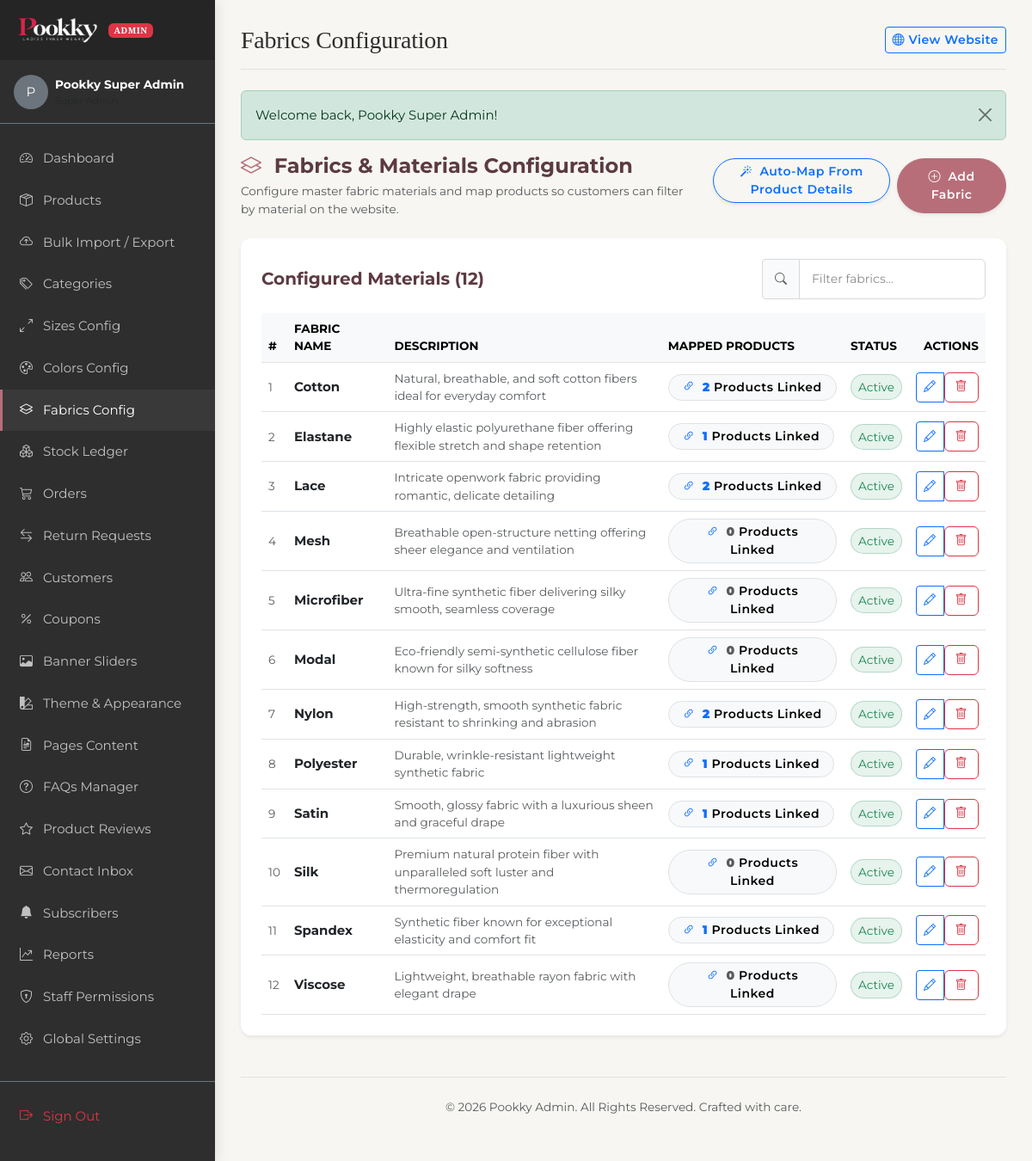
The page /admin/fabrics.php (signed in) on the database its author committed.
### tables this page shows
CREATE TABLE IF NOT EXISTS fabrics (
    id INT AUTO_INCREMENT PRIMARY KEY,
    name VARCHAR(100) NOT NULL UNIQUE,
    description TEXT NULL,
    status TINYINT(1) DEFAULT 1,
    created_at TIMESTAMP DEFAULT CURRENT_TIMESTAMP
);

### admin/fabrics.php (the view, shortened to what the rows shown need)
<?php
$page_title = 'Fabrics Configuration';
require_once __DIR__ . '/includes/header.php';
try {
    $pdo->exec("
        CREATE TABLE IF NOT EXISTS fabrics (
            id INT AUTO_INCREMENT PRIMARY KEY,
            name VARCHAR(100) NOT NULL UNIQUE,
            description TEXT DEFAULT NULL,
            status TINYINT DEFAULT 1 COMMENT '1=Active, 0=Inactive',
            created_at TIMESTAMP DEFAULT CURRENT_TIMESTAMP
        ) ENGINE=InnoDB DEFAULT CHARSET=utf8mb4;
    ");
    $pdo->exec("
        CREATE TABLE IF NOT EXISTS product_fabrics (
            id INT AUTO_INCREMENT PRIMARY KEY,
            product_id INT NOT NULL,
            fabric_id INT NOT NULL,
            created_at TIMESTAMP DEFAULT CURRENT_TIMESTAMP,
            UNIQUE KEY unique_product_fabric (product_id, fabric_id),
            FOREIGN KEY (product_id) REFERENCES products(id) ON DELETE CASCADE,
            FOREIGN KEY (fabric_id) REFERENCES fabrics(id) ON DELETE CASCADE
        ) ENGINE=InnoDB DEFAULT CHARSET=utf8mb4;
    ");
} catch (PDOException $e) {
}
$stmt = $pdo->query("
    SELECT f.*,
           (SELECT COUNT(DISTINCT pf.product_id) FROM product_fabrics pf WHERE pf.fabric_id = f.id) as mapped_products_count
    FROM fabrics f
    ORDER BY f.name ASC
");
$fabrics = $stmt->fetchAll();
$mappings_raw = $pdo->query("SELECT fabric_id, product_id FROM product_fabrics")->fetchAll();
$fabric_products_map = [];
foreach ($mappings_raw as $m) {
    $fabric_products_map[$m['fabric_id']][] = (int)$m['product_id'];
}
?>
<div class="row g-4">
    <div class="col-12">
        <div class="card border-0 shadow-sm p-4 bg-white" style="border-radius: 12px;">
            <div class="table-responsive">
                <table class="table table-hover align-middle mb-0" id="fabrics_table">
                    <thead class="table-light small text-uppercase text-muted">
                        <tr>
                            <th>#</th>
                            <th>Fabric Name</th>
                            <th>Description</th>
                            <th>Mapped Products</th>
                            <th>Status</th>
                            <th class="text-end">Actions</th>
                        </tr>
                    </thead>
                    <tbody>
                        <?php if (empty($fabrics)): ?>
                            <tr>
                                <td colspan="6" class="text-center py-4 text-muted">No fabrics configured yet. Click "Add Fabric" or "Auto-Map" above.</td>
                            </tr>
                        <?php else: ?>
                            <?php foreach ($fabrics as $idx => $f):
                                $mapped_count = (int)$f['mapped_products_count'];
                                $mapped_pids = $fabric_products_map[$f['id']] ?? [];
                            ?>
                                <tr class="fabric-row" data-fabric-name="<?php echo strtolower(e($f['name'])); ?>">
                                    <td class="text-muted small"><?php echo $idx + 1; ?></td>
                                    <td>
                                        <strong class="text-dark"><?php echo e($f['name']); ?></strong>
                                    </td>
                                    <td class="small text-muted" style="max-width: 320px;">
                                        <?php echo e($f['description'] ?: '—'); ?>
                                    </td>
                                    <td>
                                        <button type="button"
                                                class="btn btn-sm btn-light border rounded-pill px-3 py-1 small btn-open-mapping"
                                                data-fabric-id="<?php echo $f['id']; ?>"
                                                data-fabric-name="<?php echo e($f['name']); ?>"
                                                data-mapped-ids="<?php echo htmlspecialchars(json_encode($mapped_pids)); ?>"
                                                title="Click to map/unmap products">
                                            <i class="bi bi-link-45deg text-primary me-1"></i>
                                            <strong class="<?php echo $mapped_count > 0 ? 'text-primary' : 'text-muted'; ?>"><?php echo $mapped_count; ?></strong> Products Linked
                                        </button>
                                    </td>
                                    <td>
                                        <?php if ($f['status'] == 1): ?>
                                            <span class="badge bg-success bg-opacity-10 text-success border border-success border-opacity-25 px-2 py-1 rounded-pill small">Active</span>
                                        <?php else: ?>
                                            <span class="badge bg-secondary bg-opacity-10 text-secondary border px-2 py-1 rounded-pill small">Inactive</span>
                                        <?php endif; ?>
                                    </td>
                                    <td class="text-end">
                                        <div class="btn-group btn-group-sm">
                                            <button type="button"
                                                    class="btn btn-outline-primary btn-edit-fabric"
                                                    data-fabric-id="<?php echo $f['id']; ?>"
                                                    data-fabric-name="<?php echo e($f['name']); ?>"
                                                    data-fabric-desc="<?php echo e($f['description'] ?? ''); ?>"
                                                    data-fabric-status="<?php echo $f['status']; ?>"
                                                    title="Edit Fabric">
                                                <i class="bi bi-pencil"></i>
                                            </button>
                                            <form action="fabrics.php" method="POST" class="d-inline" onsubmit="return confirm('Are you sure you want to delete fabric &quot;<?php echo e($f['name']); ?>&quot;?');">
                                                <button type="submit" name="delete_fabric" class="btn btn-outline-danger" title="Delete Fabric">
                                                    <i class="bi bi-trash"></i>
                                                </button>
                                            </form>
                                        </div>
                                    </td>
                                </tr>
                            <?php endforeach; ?>
                        <?php endif; ?>
                    </tbody>
                </table>
            </div>
        </div>
    </div>
</div>
<?php require_once __DIR__ . '/includes/footer.php'; ?>

### admin/includes/header.php (shortened to what the rows shown need)
<?php
require_once __DIR__ . '/../../includes/functions.php';
require_once __DIR__ . '/../../includes/auth.php';
$current_admin_id = $_SESSION['admin_id'];
$admin_stmt = $pdo->prepare("
    SELECT a.*, r.name as role_name
    FROM admins a
    JOIN roles r ON a.role_id = r.id
    WHERE a.id = ? LIMIT 1
");
$admin_stmt->execute([$current_admin_id]);
$admin_profile = $admin_stmt->fetch();
$page_title = $page_title ?? 'Admin Dashboard';
?>
<!DOCTYPE html>
<html lang="en">
<head>
    <link href="https://cdn.jsdelivr.net/npm/bootstrap@5.3.0/dist/css/bootstrap.min.css" rel="stylesheet">
    <link href="https://cdn.jsdelivr.net/npm/bootstrap-icons@1.10.0/font/bootstrap-icons.css" rel="stylesheet">
    <link rel="stylesheet" href="../assets/css/style.css?v=2.8">
</head>
<body>
    <div class="admin-sidebar" id="adminSidebar">
        <div class="py-3 px-3 border-bottom border-secondary mb-3 d-flex align-items-center gap-2">
            <div class="rounded-circle bg-secondary d-flex align-items-center justify-content-center text-white font-weight-bold" style="width: 40px; height: 40px;">
                <?php echo strtoupper(substr($admin_profile['name'], 0, 1)); ?>
            </div>
            <div class="text-truncate">
                <div class="text-white small fw-bold"><?php echo e($admin_profile['name']); ?></div>
                <div class="text-muted" style="font-size: 11px;"><?php echo e($admin_profile['role_name']); ?></div>
            </div>
        </div>
    </div>
    <div class="admin-main">
        <header class="d-flex justify-content-between align-items-center mb-4 pb-3 border-bottom">
            <div class="d-flex align-items-center gap-2">
                <h1 class="h3 mb-0"><?php echo e($page_title); ?></h1>
            </div>
        </header>

### rows shown on the page
fabrics: name "Cotton", description "Natural, breathable, and soft cotton fibers ideal for everyday comfort", mapped_count "2", status "Active"
fabrics: name "Elastane", description "Highly elastic polyurethane fiber offering flexible stretch and shape retention", mapped_count "1", status "Active"
fabrics: name "Lace", description "Intricate openwork fabric providing romantic, delicate detailing", mapped_count "2", status "Active"
fabrics: name "Mesh", description "Breathable open-structure netting offering sheer elegance and ventilation", mapped_count "0", status "Active"
fabrics: name "Microfiber", description "Ultra-fine synthetic fiber delivering silky smooth, seamless coverage", mapped_count "0", status "Active"
fabrics: name "Modal", description "Eco-friendly semi-synthetic cellulose fiber known for silky softness", mapped_count "0", status "Active"
fabrics: name "Nylon", description "High-strength, smooth synthetic fabric resistant to shrinking and abrasion", mapped_count "2", status "Active"
fabrics: name "Polyester", description "Durable, wrinkle-resistant lightweight synthetic fabric", mapped_count "1", status "Active"
fabrics: name "Satin", description "Smooth, glossy fabric with a luxurious sheen and graceful drape", mapped_count "1", status "Active"
fabrics: name "Silk", description "Premium natural protein fiber with unparalleled soft luster and thermoregulation", mapped_count "0", status "Active"
fabrics: name "Spandex", description "Synthetic fiber known for exceptional elasticity and comfort fit", mapped_count "1", status "Active"
fabrics: name "Viscose", description "Lightweight, breathable rayon fabric with elegant drape", mapped_count "0", status "Active"

### other values the page prints
substr($admin_profile['name'], 0, 1) "P"
$admin_profile['name'] "Pookky Super Admin"
$page_title "Fabrics Configuration"
$msg "Welcome back, Pookky Super Admin!"
count($fabrics) "12"
SITE_NAME "Pookky"
